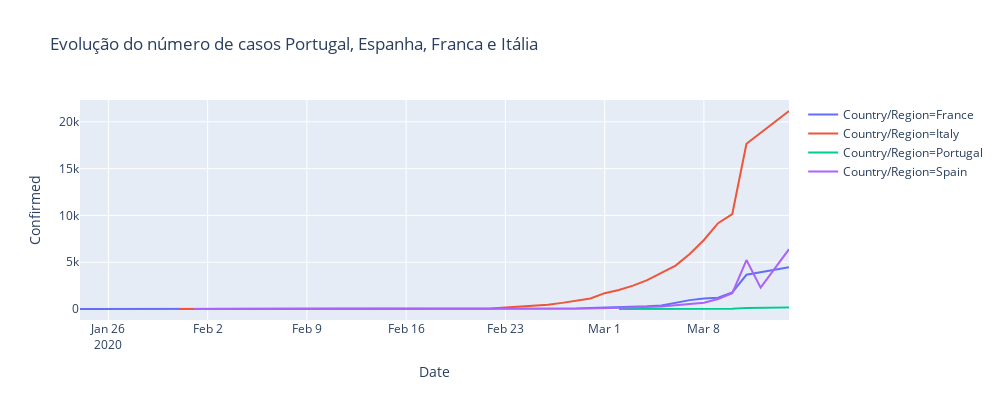

Notebook code for this chart:
### Code cell
temp = full_table.loc[((full_table['Country/Region']=='Spain')| (full_table['Country/Region']=='Portugal')
                       |(full_table['Country/Region']=='France')| (full_table['Country/Region']=='Italy'))]

temp = temp.groupby(['Date', 'Country/Region'])['Confirmed', 'Deaths', 'Recovered'].max().reset_index()
#temp = full_table.groupby(['Date', 'Country/Region'])['Confirmed'].sum().reset_index().sort_values('Confirmed', ascending=False)
temp.sort_values(by=['Country/Region','Date'],inplace=True)

temp = temp.reset_index()


fig = px.line(temp, x="Date", y="Confirmed", color='Country/Region',height=400,width=1000,
             title='Evolução do número de casos Portugal, Espanha, Franca e Itália')
fig.show()

### Figure 1 — Plotly figure (JSON) as saved in the notebook; plotly's stock layout.template omitted (floating-point values rounded to 4 significant figures)
{"data": [{"hoverlabel": {"namelength": 0}, "hovertemplate": "Country/Region=France<br>Date=%{x}<br>Confirmed=%{y}", "legendgroup": "Country/Region=France", "line": {"color": "#636efa", "dash": "solid"}, "mode": "lines", "name": "Country/Region=France", "showlegend": true, "type": "scatter", "x": ["2020-01-24", "2020-01-25", "2020-01-26", "2020-01-27", "2020-01-28", "2020-01-29", "2020-01-30", "2020-01-31", "2020-02-01", "2020-02-08", "2020-02-12", "2020-02-15", "2020-02-25", "2020-02-26", "2020-02-27", "2020-02-28", "2020-02-29", "2020-03-01", "2020-03-02", "2020-03-03", "2020-03-04", "2020-03-05", "2020-03-06", "2020-03-07", "2020-03-08", "2020-03-09", "2020-03-10", "2020-03-11", "2020-03-14"], "xaxis": "x", "y": [2, 3, 3, 3, 4, 5, 5, 5, 6, 11, 11, 12, 14, 18, 38, 57, 100, 130, 191, 204, 285, 377, 653, 949, 1126, 1209, 1784, 3661, 4469], "yaxis": "y"}, {"hoverlabel": {"namelength": 0}, "hovertemplate": "Country/Region=Italy<br>Date=%{x}<br>Confirmed=%{y}", "legendgroup": "Country/Region=Italy", "line": {"color": "#EF553B", "dash": "solid"}, "mode": "lines", "name": "Country/Region=Italy", "showlegend": true, "type": "scatter", "x": ["2020-01-31", "2020-02-07", "2020-02-21", "2020-02-22", "2020-02-23", "2020-02-24", "2020-02-25", "2020-02-26", "2020-02-27", "2020-02-28", "2020-02-29", "2020-03-01", "2020-03-02", "2020-03-03", "2020-03-04", "2020-03-05", "2020-03-06", "2020-03-07", "2020-03-08", "2020-03-09", "2020-03-10", "2020-03-11", "2020-03-14"], "xaxis": "x", "y": [2, 3, 20, 62, 155, 229, 322, 453, 655, 888, 1128, 1694, 2036, 2502, 3089, 3858, 4636, 5883, 7375, 9172, 10149, 17660, 21157], "yaxis": "y"}, {"hoverlabel": {"namelength": 0}, "hovertemplate": "Country/Region=Portugal<br>Date=%{x}<br>Confirmed=%{y}", "legendgroup": "Country/Region=Portugal", "line": {"color": "#00cc96", "dash": "solid"}, "mode": "lines", "name": "Country/Region=Portugal", "showlegend": true, "type": "scatter", "x": ["2020-03-02", "2020-03-03", "2020-03-04", "2020-03-05", "2020-03-06", "2020-03-07", "2020-03-08", "2020-03-10", "2020-03-11", "2020-03-14"], "xaxis": "x", "y": [2, 2, 5, 8, 13, 20, 30, 41, 112, 169], "yaxis": "y"}, {"hoverlabel": {"namelength": 0}, "hovertemplate": "Country/Region=Spain<br>Date=%{x}<br>Confirmed=%{y}", "legendgroup": "Country/Region=Spain", "line": {"color": "#ab63fa", "dash": "solid"}, "mode": "lines", "name": "Country/Region=Spain", "showlegend": true, "type": "scatter", "x": ["2020-02-01", "2020-02-09", "2020-02-15", "2020-02-25", "2020-02-26", "2020-02-27", "2020-02-28", "2020-02-29", "2020-03-01", "2020-03-02", "2020-03-03", "2020-03-04", "2020-03-05", "2020-03-06", "2020-03-07", "2020-03-08", "2020-03-09", "2020-03-10", "2020-03-11", "2020-03-12", "2020-03-14"], "xaxis": "x", "y": [1, 2, 2, 6, 13, 15, 32, 45, 84, 120, 165, 222, 259, 400, 500, 673, 1073, 1695, 5232, 2277, 6391], "yaxis": "y"}], "layout": {"height": 400, "legend": {"tracegroupgap": 0}, "title": {"text": "Evolução do número de casos Portugal, Espanha, Franca e Itália"}, "width": 1000, "xaxis": {"anchor": "y", "autorange": true, "domain": [0, 1], "range": ["2020-01-24", "2020-03-14"], "title": {"text": "Date"}, "type": "date"}, "yaxis": {"anchor": "x", "autorange": true, "domain": [0, 1], "range": [-1174.0, 22330.0], "title": {"text": "Confirmed"}, "type": "linear"}}}
